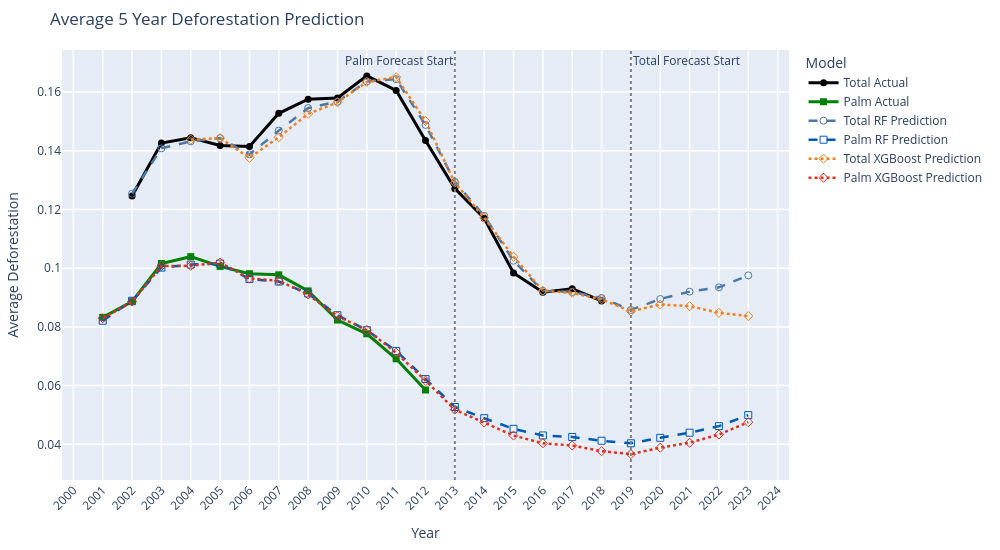

Source (notebook cell):
### Code cell
import plotly.graph_objects as go

fig = go.Figure()

# Actual
fig.add_trace(go.Scatter(x=actual_total_rf.index,y=actual_total_rf.values,mode="lines+markers",
                         name="Total Actual",line=dict(color="black", width=3),marker=dict(symbol="circle", size=7)))
fig.add_trace(go.Scatter(x=actual_mean_palm_rf.index,y=actual_mean_palm_rf.values, mode="lines+markers",name="Palm Actual",
                         line=dict(color="green", width=3),marker=dict(symbol="square", size=7)))

# Random Forest predictions
fig.add_trace(go.Scatter(x=prediction_total_rf.index,y=prediction_total_rf.values, mode="lines+markers",
                         name="Total RF Prediction",line=dict(color = "#4C78A8", width=2.5, dash="dash"),
                        marker=dict(symbol="circle-open", size=7)))

fig.add_trace(go.Scatter(x=prediction_mean_palm_rf.index,y=prediction_mean_palm_rf.values,mode="lines+markers",
                         name="Palm RF Prediction",line=dict(color="#005AB5", width=2.5, dash="dash"),
                           marker=dict(symbol="square-open", size=7)))

# XGBoost predictions
fig.add_trace(go.Scatter(x=prediction_total_xg.index,y=prediction_total_xg.values,mode="lines+markers",
                         name="Total XGBoost Prediction",
                         line=dict(color="#EF801E", width=2.5, dash="dot"),
                           marker=dict(symbol="diamond-open", size=7)))

fig.add_trace(go.Scatter(x=prediction_mean_palm_xg.index,y=prediction_mean_palm_xg.values,mode="lines+markers",
                         name="Palm XGBoost Prediction",line=dict(color = "#DC3220", width=2.5, dash="dot"),
                         marker=dict(symbol="diamond-open", size=7)))

# Forecast starting years
fig.add_vline(x=2013,line_dash="dot",line_width=2,line_color="gray",annotation_text="Palm Forecast Start",
              annotation_position="top left")
fig.add_vline(x=2019,line_dash="dot",line_width=2,line_color="gray",annotation_text="Total Forecast Start",
              annotation_position="top right")

fig.update_layout(title="Average 5 Year Deforestation Prediction",
                  xaxis_title="Year", yaxis_title="Average Deforestation",
                  template="plotly_white", width=1000, height=550,
                  hovermode="x unified", legend_title="Model",
                  plot_bgcolor = '#E5ECF6', margin=dict(l=50, r=20, t=50, b=50))

fig.update_xaxes(dtick=1,tickangle=-45,showgrid=True,gridcolor="white",gridwidth=1.5)
fig.update_yaxes(showgrid=True,gridcolor="white",gridwidth=1.5)
fig.update_yaxes(showgrid=True)
fig.show()

### Figure 1 — Plotly figure (JSON) as saved in the notebook; plotly's stock layout.template omitted (floating-point values rounded to 4 significant figures)
{"data": [{"line": {"color": "black", "width": 3}, "marker": {"size": 7, "symbol": "circle"}, "mode": "lines+markers", "name": "Total Actual", "type": "scatter", "x": [2002, 2003, 2004, 2005, 2006, 2007, 2008, 2009, 2010, 2011, 2012, 2013, 2014, 2015, 2016, 2017, 2018], "y": [0.1246, 0.1426, 0.1444, 0.1418, 0.1415, 0.1528, 0.1576, 0.158, 0.1655, 0.1605, 0.1435, 0.1271, 0.117, 0.09835, 0.09181, 0.093, 0.08885]}, {"line": {"color": "green", "width": 3}, "marker": {"size": 7, "symbol": "square"}, "mode": "lines+markers", "name": "Palm Actual", "type": "scatter", "x": [2001, 2002, 2003, 2004, 2005, 2006, 2007, 2008, 2009, 2010, 2011, 2012], "y": [0.08325, 0.08859, 0.1016, 0.1039, 0.1006, 0.09812, 0.09774, 0.09226, 0.08234, 0.07765, 0.06914, 0.05851]}, {"line": {"color": "#4C78A8", "dash": "dash", "width": 2.5}, "marker": {"size": 7, "symbol": "circle-open"}, "mode": "lines+markers", "name": "Total RF Prediction", "type": "scatter", "x": [2002, 2003, 2004, 2005, 2006, 2007, 2008, 2009, 2010, 2011, 2012, 2013, 2014, 2015, 2016, 2017, 2018, 2019, 2020, 2021, 2022, 2023], "y": [0.1254, 0.1408, 0.1432, 0.1443, 0.1388, 0.1469, 0.1546, 0.1567, 0.1636, 0.1644, 0.1488, 0.1294, 0.1178, 0.1025, 0.09224, 0.09191, 0.08985, 0.08579, 0.0895, 0.092, 0.09348, 0.09754]}, {"line": {"color": "#005AB5", "dash": "dash", "width": 2.5}, "marker": {"size": 7, "symbol": "square-open"}, "mode": "lines+markers", "name": "Palm RF Prediction", "type": "scatter", "x": [2001, 2002, 2003, 2004, 2005, 2006, 2007, 2008, 2009, 2010, 2011, 2012, 2013, 2014, 2015, 2016, 2017, 2018, 2019, 2020, 2021, 2022, 2023], "y": [0.0821, 0.08891, 0.1002, 0.1012, 0.1016, 0.0963, 0.09545, 0.09139, 0.08399, 0.07887, 0.0718, 0.06223, 0.05271, 0.04889, 0.04527, 0.04302, 0.04251, 0.04122, 0.04035, 0.04221, 0.04396, 0.04619, 0.04995]}, {"line": {"color": "#EF801E", "dash": "dot", "width": 2.5}, "marker": {"size": 7, "symbol": "diamond-open"}, "mode": "lines+markers", "name": "Total XGBoost Prediction", "type": "scatter", "x": [2004, 2005, 2006, 2007, 2008, 2009, 2010, 2011, 2012, 2013, 2014, 2015, 2016, 2017, 2018, 2019, 2020, 2021, 2022, 2023], "y": [0.1438, 0.1443, 0.1376, 0.1446, 0.1526, 0.1565, 0.1634, 0.1651, 0.1501, 0.1291, 0.1172, 0.1039, 0.09235, 0.0916, 0.08937, 0.08531, 0.08761, 0.08707, 0.08481, 0.08368]}, {"line": {"color": "#DC3220", "dash": "dot", "width": 2.5}, "marker": {"size": 7, "symbol": "diamond-open"}, "mode": "lines+markers", "name": "Palm XGBoost Prediction", "type": "scatter", "x": [2001, 2002, 2003, 2004, 2005, 2006, 2007, 2008, 2009, 2010, 2011, 2012, 2013, 2014, 2015, 2016, 2017, 2018, 2019, 2020, 2021, 2022, 2023], "y": [0.08295, 0.08864, 0.1007, 0.1008, 0.1019, 0.0965, 0.09571, 0.09104, 0.08361, 0.07896, 0.0712, 0.06169, 0.0518, 0.04741, 0.04298, 0.04036, 0.03959, 0.03765, 0.03666, 0.03885, 0.04054, 0.04333, 0.04754]}], "layout": {"annotations": [{"showarrow": false, "text": "Palm Forecast Start", "x": 2013, "xanchor": "right", "xref": "x", "y": 1, "yanchor": "top", "yref": "y domain"}, {"showarrow": false, "text": "Total Forecast Start", "x": 2019, "xanchor": "left", "xref": "x", "y": 1, "yanchor": "top", "yref": "y domain"}], "height": 550, "hovermode": "x unified", "legend": {"title": {"text": "Model"}}, "margin": {"b": 50, "l": 50, "r": 20, "t": 50}, "plot_bgcolor": "#E5ECF6", "shapes": [{"line": {"color": "gray", "dash": "dot", "width": 2}, "type": "line", "x0": 2013, "x1": 2013, "xref": "x", "y0": 0, "y1": 1, "yref": "y domain"}, {"line": {"color": "gray", "dash": "dot", "width": 2}, "type": "line", "x0": 2019, "x1": 2019, "xref": "x", "y0": 0, "y1": 1, "yref": "y domain"}], "title": {"text": "Average 5 Year Deforestation Prediction"}, "width": 1000, "xaxis": {"dtick": 1, "gridcolor": "white", "gridwidth": 1.5, "showgrid": true, "tickangle": -45, "title": {"text": "Year"}}, "yaxis": {"gridcolor": "white", "gridwidth": 1.5, "showgrid": true, "title": {"text": "Average Deforestation"}}}}
